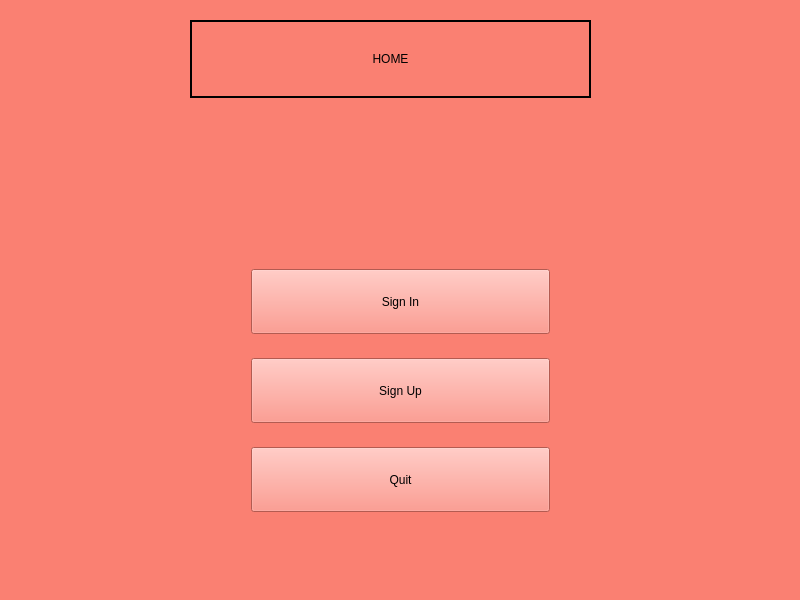
<?xml version="1.0" encoding="UTF-8"?>
<ui version="4.0">
 <class>Interface</class>
 <widget class="QMainWindow" name="Interface">
  <property name="geometry">
   <rect>
    <x>0</x>
    <y>0</y>
    <width>800</width>
    <height>600</height>
   </rect>
  </property>
  <property name="windowTitle">
   <string>Interface</string>
  </property>
  <property name="autoFillBackground">
   <bool>false</bool>
  </property>
  <property name="styleSheet">
   <string notr="true">background-color: salmon</string>
  </property>
  <widget class="QWidget" name="centralwidget">
   <widget class="QWidget" name="verticalLayoutWidget">
    <property name="geometry">
     <rect>
      <x>240</x>
      <y>240</y>
      <width>321</width>
      <height>301</height>
     </rect>
    </property>
    <layout class="QVBoxLayout" name="buuton_v_layout">
     <property name="leftMargin">
      <number>11</number>
     </property>
     <property name="topMargin">
      <number>11</number>
     </property>
     <property name="rightMargin">
      <number>11</number>
     </property>
     <property name="bottomMargin">
      <number>11</number>
     </property>
     <item>
      <widget class="QPushButton" name="signIn">
       <property name="minimumSize">
        <size>
         <width>165</width>
         <height>65</height>
        </size>
       </property>
       <property name="text">
        <string>Sign In</string>
       </property>
      </widget>
     </item>
     <item>
      <widget class="QPushButton" name="pushButton_3">
       <property name="minimumSize">
        <size>
         <width>165</width>
         <height>65</height>
        </size>
       </property>
       <property name="text">
        <string>Sign Up</string>
       </property>
      </widget>
     </item>
     <item>
      <widget class="QPushButton" name="pushButton_2">
       <property name="minimumSize">
        <size>
         <width>165</width>
         <height>65</height>
        </size>
       </property>
       <property name="text">
        <string>Quit</string>
       </property>
      </widget>
     </item>
    </layout>
   </widget>
   <widget class="QLabel" name="saying_label">
    <property name="enabled">
     <bool>true</bool>
    </property>
    <property name="geometry">
     <rect>
      <x>190</x>
      <y>20</y>
      <width>401</width>
      <height>78</height>
     </rect>
    </property>
    <property name="mouseTracking">
     <bool>true</bool>
    </property>
    <property name="frameShape">
     <enum>QFrame::WinPanel</enum>
    </property>
    <property name="text">
     <string>HOME</string>
    </property>
    <property name="textFormat">
     <enum>Qt::MarkdownText</enum>
    </property>
    <property name="alignment">
     <set>Qt::AlignCenter</set>
    </property>
   </widget>
  </widget>
 </widget>
 <resources/>
 <connections/>
</ui>
